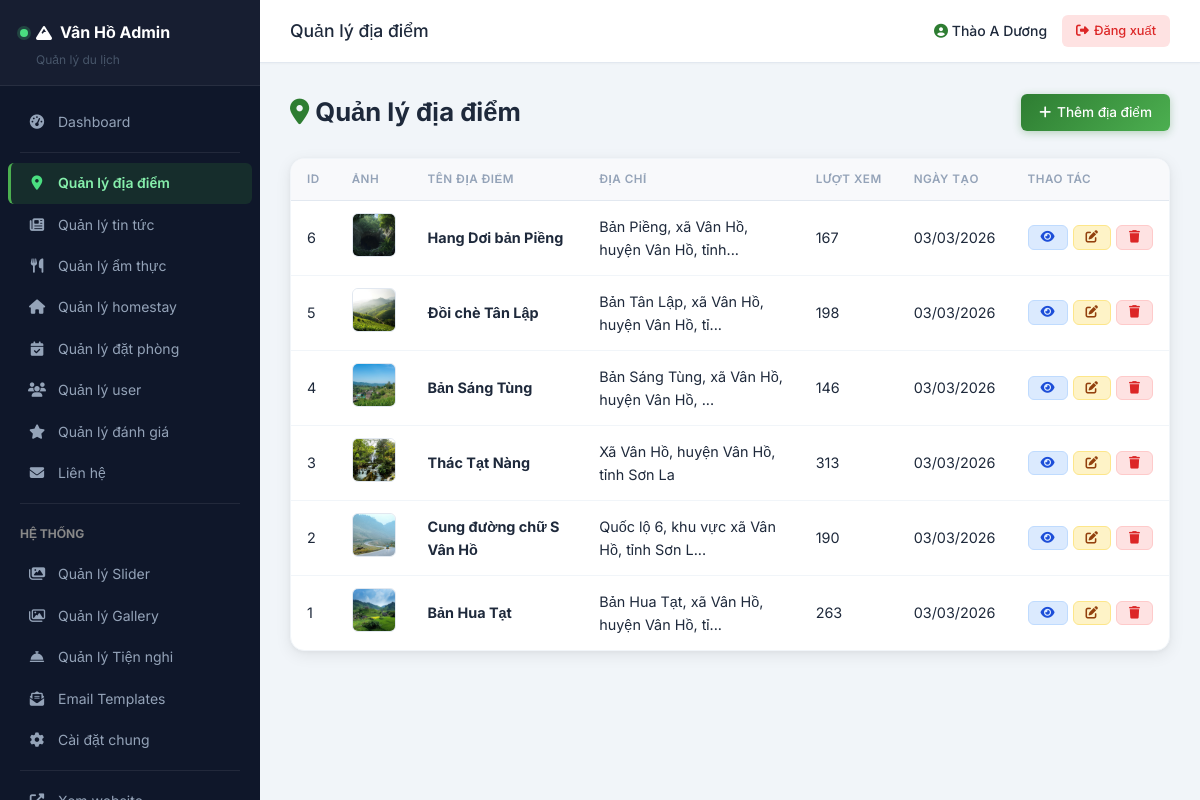
The page /admin/places/index.php (signed in) on the database its author committed.
### tables this page shows
CREATE TABLE `places` (
  `id` int(11) NOT NULL,
  `name` varchar(200) NOT NULL,
  `slug` varchar(255) DEFAULT NULL,
  `short_description` text DEFAULT NULL,
  `description` longtext DEFAULT NULL,
  `location` varchar(255) DEFAULT NULL,
  `latitude` decimal(10,7) DEFAULT NULL,
  `longitude` decimal(10,7) DEFAULT NULL,
  `map_embed` text DEFAULT NULL,
  `image` varchar(255) DEFAULT NULL,
  `views` int(11) DEFAULT 0,
  `created_at` timestamp NOT NULL DEFAULT current_timestamp(),
  `updated_at` timestamp NULL DEFAULT NULL ON UPDATE current_timestamp()
);

### functions.php (called while the page is built, shortened)
<?php
function sanitize(string $data): string
{
    return htmlspecialchars(trim($data), ENT_QUOTES, 'UTF-8');
}
function getImageUrl(string $filename, string $folder = 'places'): string
{
    return UPLOADS_URL . '/' . $folder . '/' . $filename;
}
function excerpt(string $text, int $length = 150): string
{
    $text = strip_tags($text);
    if (mb_strlen($text) <= $length) {
        return $text;
    }
    return mb_substr($text, 0, $length) . '...';
}
function formatDate(string $date): string
{
    return date('d/m/Y', strtotime($date));
}

### admin/places/index.php (the view, shortened to what this page needs)
<?php
$adminTitle = 'Quản lý địa điểm';
require_once dirname(__DIR__) . '/includes/header.php';
$currentPageNum = getCurrentPage();
$perPage = 10;
$offset = ($currentPageNum - 1) * $perPage;
$stmt = $pdo->prepare("SELECT * FROM places ORDER BY created_at DESC LIMIT :limit OFFSET :offset");
$stmt->bindValue(':limit', $perPage, PDO::PARAM_INT);
$stmt->bindValue(':offset', $offset, PDO::PARAM_INT);
$stmt->execute();
$places = $stmt->fetchAll();
?>
<div class="content-header">
    <h1><i class="fas fa-map-marker-alt" style="color:var(--admin-primary)"></i> Quản lý địa điểm</h1>
    <a href="<?= ADMIN_URL ?>/places/add.php" class="btn-admin btn-add">
        <i class="fas fa-plus"></i> Thêm địa điểm
    </a>
</div>
<div class="table-wrapper">
    <table class="admin-table">
        <thead>
            <tr>
                <th>ID</th>
                <th>Ảnh</th>
                <th>Tên địa điểm</th>
                <th>Địa chỉ</th>
                <th>Lượt xem</th>
                <th>Ngày tạo</th>
                <th>Thao tác</th>
            </tr>
        </thead>
        <tbody>
            <?php if (count($places) > 0): ?>
                <?php foreach ($places as $place): ?>
                    <tr>
                        <td><?= $place['id'] ?></td>
                        <td>
                            <?php if (!empty($place['image'])): ?>
                                <img src="<?= getImageUrl($place['image'], 'places') ?>" class="thumb" alt="<?= sanitize($place['name']) ?>">
                            <?php else: ?>
                                <div class="thumb" style="background:#f0f0f0;display:flex;align-items:center;justify-content:center;color:#ccc;width:60px;height:45px;border-radius:4px">
                                    <i class="fas fa-image"></i>
                                </div>
                            <?php endif; ?>
                        </td>
                        <td><strong><?= sanitize($place['name']) ?></strong></td>
                        <td><?= sanitize(excerpt($place['location'] ?? '', 40)) ?></td>
                        <td><?= $place['views'] ?></td>
                        <td><?= formatDate($place['created_at']) ?></td>
                        <td>
                            <div class="action-btns">
                                <a href="<?= SITE_URL ?>/place-detail.php?id=<?= $place['id'] ?>"
                                    class="btn-admin btn-view" target="_blank" title="Xem">
                                    <i class="fas fa-eye"></i>
                                </a>
                                <a href="<?= ADMIN_URL ?>/places/edit.php?id=<?= $place['id'] ?>"
                                    class="btn-admin btn-edit" title="Sửa">
                                    <i class="fas fa-edit"></i>
                                </a>
                                <a href="<?= ADMIN_URL ?>/places/delete.php?id=<?= $place['id'] ?>"
                                    class="btn-admin btn-delete" title="Xóa"
                                    data-confirm="Bạn có chắc chắn muốn xóa địa điểm '<?= sanitize($place['name']) ?>'?">
                                    <i class="fas fa-trash"></i>
                                </a>
                            </div>
                        </td>
                    </tr>
                <?php endforeach; ?>
            <?php else: ?>
                <tr>
                    <td colspan="7" style="text-align:center;padding:30px;color:#999">Chưa có địa điểm nào</td>
                </tr>
            <?php endif; ?>
        </tbody>
    </table>
</div>
<?php require_once dirname(__DIR__) . '/includes/footer.php'; ?>

### admin/includes/header.php (shortened to what this page needs)
<?php
require_once dirname(dirname(__DIR__)) . '/functions.php';
$adminPage = basename($_SERVER['PHP_SELF'], '.php');
$adminDir = basename(dirname($_SERVER['PHP_SELF']));
$adminKey = ($adminDir === 'admin') ? $adminPage : ($adminDir . '-' . $adminPage);
$safeAdminKey = preg_replace('/[^a-z0-9\-]/i', '', $adminKey);
$adminPageCssRel = '/assets/css/admin-pages/' . $safeAdminKey . '.css';
$adminPageCssAbs = dirname(dirname(__DIR__)) . $adminPageCssRel;
?>
<!DOCTYPE html>
<html lang="vi">
<head>
    <link rel="stylesheet" href="https://cdnjs.cloudflare.com/ajax/libs/font-awesome/6.5.1/css/all.min.css">
    <link rel="stylesheet" href="<?= SITE_URL ?>/assets/css/admin.css">
    <?php if ($safeAdminKey !== '' && file_exists($adminPageCssAbs)): ?>
        <link rel="stylesheet" href="<?= SITE_URL . $adminPageCssRel ?>">
    <?php endif; ?>
</head>
<body>
    <div class="admin-wrapper">
        <?php include __DIR__ . '/sidebar.php'; ?>
        <div class="admin-main">
            <div class="admin-topbar">
                <div class="topbar-left">
                    <span class="topbar-title"><?= isset($adminTitle) ? sanitize($adminTitle) : 'Dashboard' ?></span>
                </div>
                <div class="topbar-right">
                    <span class="admin-name">
                        <i class="fas fa-user-circle"></i>
                        <?= sanitize($_SESSION['admin_username'] ?? 'Admin') ?>
                    </span>
                    <a href="<?= ADMIN_URL ?>/logout.php" class="btn-logout">
                        <i class="fas fa-sign-out-alt"></i> Đăng xuất
                    </a>
                </div>
            </div>
            <div class="admin-content">

### admin/includes/sidebar.php (shortened to what this page needs)
<aside class="admin-sidebar" id="admin-sidebar">
    <div class="sidebar-header">
        <h2><i class="fas fa-mountain"></i> Vân Hồ Admin</h2>
        <p>Quản lý du lịch</p>
    </div>
    <nav class="sidebar-nav">
        <a href="<?= ADMIN_URL ?>/index.php" class="<?= ($adminPage === 'index' && $adminDir === 'admin') ? 'active' : '' ?>">
            <i class="fas fa-tachometer-alt"></i> Dashboard
        </a>
        <div class="nav-divider"></div>
        <a href="<?= ADMIN_URL ?>/places/" class="<?= $adminDir === 'places' ? 'active' : '' ?>">
            <i class="fas fa-map-marker-alt"></i> Quản lý địa điểm
        </a>
        <a href="<?= ADMIN_URL ?>/news/" class="<?= $adminDir === 'news' ? 'active' : '' ?>">
            <i class="fas fa-newspaper"></i> Quản lý tin tức
        </a>
        <a href="<?= ADMIN_URL ?>/foods/" class="<?= $adminDir === 'foods' ? 'active' : '' ?>">
            <i class="fas fa-utensils"></i> Quản lý ẩm thực
        </a>
        <a href="<?= ADMIN_URL ?>/homestays/" class="<?= $adminDir === 'homestays' ? 'active' : '' ?>">
            <i class="fas fa-house"></i> Quản lý homestay
        </a>
        <a href="<?= ADMIN_URL ?>/bookings/" class="<?= $adminDir === 'bookings' ? 'active' : '' ?>">
            <i class="fas fa-calendar-check"></i> Quản lý đặt phòng
        </a>
        <a href="<?= ADMIN_URL ?>/users/" class="<?= $adminDir === 'users' ? 'active' : '' ?>">
            <i class="fas fa-users"></i> Quản lý user
        </a>
        <a href="<?= ADMIN_URL ?>/reviews/" class="<?= $adminDir === 'reviews' ? 'active' : '' ?>">
            <i class="fas fa-star"></i> Quản lý đánh giá
        </a>
        <a href="<?= ADMIN_URL ?>/contacts.php" class="<?= $adminPage === 'contacts' ? 'active' : '' ?>">
            <i class="fas fa-envelope"></i> Liên hệ
        </a>
        <div class="nav-divider"></div>
        <div class="nav-heading" style="padding: 10px 20px; font-size: 0.75rem; color: #888; text-transform: uppercase; font-weight: bold;">Hệ thống</div>
        <a href="<?= ADMIN_URL ?>/sliders/" class="<?= $adminDir === 'sliders' ? 'active' : '' ?>">
            <i class="fas fa-images"></i> Quản lý Slider
        </a>
        <a href="<?= ADMIN_URL ?>/gallery/" class="<?= $adminDir === 'gallery' ? 'active' : '' ?>">
            <i class="far fa-images"></i> Quản lý Gallery
        </a>
        <a href="<?= ADMIN_URL ?>/amenities/" class="<?= $adminDir === 'amenities' ? 'active' : '' ?>">
            <i class="fas fa-concierge-bell"></i> Quản lý Tiện nghi
        </a>
        <a href="<?= ADMIN_URL ?>/email-templates/" class="<?= $adminDir === 'email-templates' ? 'active' : '' ?>">
            <i class="fas fa-envelope-open-text"></i> Email Templates
        </a>
        <a href="<?= ADMIN_URL ?>/settings/" class="<?= $adminDir === 'settings' ? 'active' : '' ?>">
            <i class="fas fa-cog"></i> Cài đặt chung
        </a>
        <div class="nav-divider"></div>
        <a href="<?= SITE_URL ?>" target="_blank">
            <i class="fas fa-external-link-alt"></i> Xem website
        </a>
    </nav>
</aside>

### admin/includes/footer.php (shortened to what this page needs)
</div>
</div>
</div>
</body>
</html>

### rows shown on the page
places: id "6", image (picture), name "Hang Dơi bản Piềng", location "Bản Piềng, xã Vân Hồ, huyện Vân Hồ, tỉnh...", views "167", created_at "03/03/2026"
places: id "5", image (picture), name "Đồi chè Tân Lập", location "Bản Tân Lập, xã Vân Hồ, huyện Vân Hồ, tỉ...", views "198", created_at "03/03/2026"
places: id "4", image (picture), name "Bản Sáng Tùng", location "Bản Sáng Tùng, xã Vân Hồ, huyện Vân Hồ, ...", views "146", created_at "03/03/2026"
places: id "3", image (picture), name "Thác Tạt Nàng", location "Xã Vân Hồ, huyện Vân Hồ, tỉnh Sơn La", views "313", created_at "03/03/2026"
places: id "2", image (picture), name "Cung đường chữ S Vân Hồ", location "Quốc lộ 6, khu vực xã Vân Hồ, tỉnh Sơn L...", views "190", created_at "03/03/2026"
places: id "1", image (picture), name "Bản Hua Tạt", location "Bản Hua Tạt, xã Vân Hồ, huyện Vân Hồ, tỉ...", views "263", created_at "03/03/2026"

### other values the page prints
$adminTitle "Quản lý địa điểm"
$_SESSION['admin_username'] "Thào A Dương"
